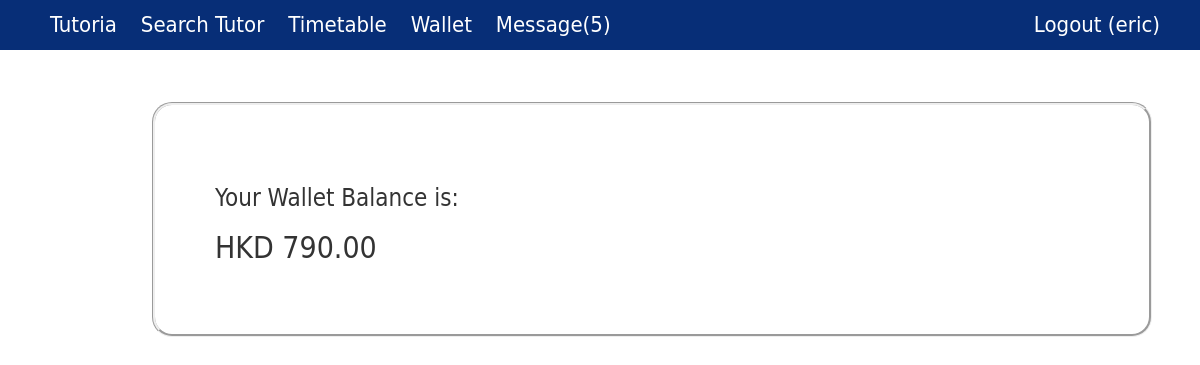
/wallet/ (signed in), run on an earlier commit of the app's database.
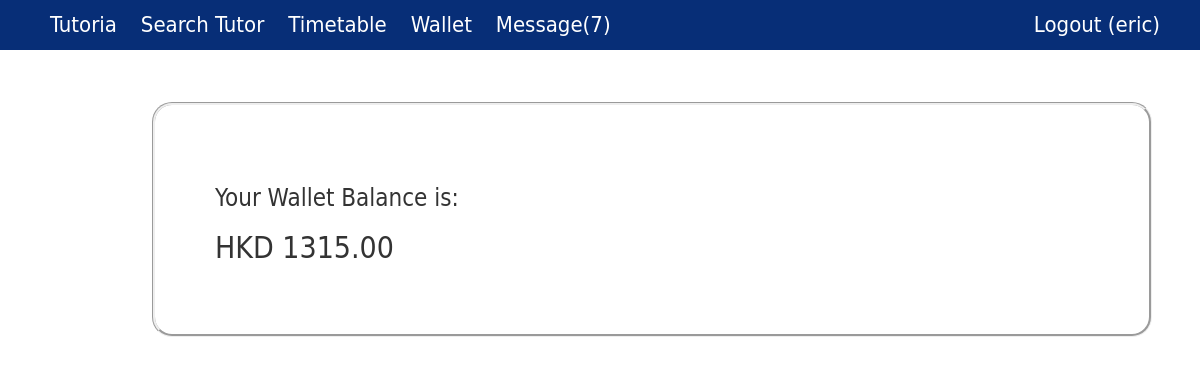
And on a later commit of the database.
### core/models.py (models this page shows, shortened)
class Profile(models.Model):
    user = models.OneToOneField(User, on_delete=models.CASCADE)
    phone = models.CharField(max_length=20)
    user_type =  models.ForeignKey(UserType)
    wallet = models.OneToOneField(Wallet)
    @property
    def hasNotification(self):
        return len(Notification.objects.filter(profile=self,checked=False))>0
    @property
    def getNotificationNum(self):
        return len(Notification.objects.filter(profile=self,checked=False))

class Wallet(models.Model):
    amount = models.DecimalField(max_digits=20, decimal_places=2, default=0.0, blank=True, null=True)

### core/views.py (the view)
# urls.py: url(r'^wallet/$', views.viewWallet, name='view_wallet'),
@login_required
def viewWallet(request):
    if request.user.username =="admin":
        return HttpResponse("You logged in as admin.")
    wallet = request.user.profile.wallet
    context={'amount':wallet.amount}
    return render(request, 'view_wallet.html', context)

### core/templates/view_wallet.html (shortened to what this page needs)
{% extends 'base.html' %}
{% block content %}
    <h3>Your Wallet Balance is:</h3>
    <h2>HKD {{amount}}</h2>
{% endblock %}

### core/templates/base.html (shortened to what this page needs)
{% load static %}
<!DOCTYPE html>
<html>
<head>
    <link rel="stylesheet" href="https://maxcdn.bootstrapcdn.com/bootstrap/3.3.7/css/bootstrap.min.css">
    <link rel="stylesheet" href="{% static 'css/base.css' %}">
</head>
<body>
    <div id="wrapper">
        <header>
            <nav id="navigation">
                <ul>
                    <a href="{% url 'homepage' %}">
                        <li>Tutoria</li>
                    </a>
                    {% if user.is_authenticated %}
                    <a href="{% url 'search_tutor' %}">
                        <li>Search Tutor</li>
                    </a>
                    <a href="{% url 'view_timetable' %}">
                        <li>Timetable</li>
                    </a>
                    <a href="{% url 'view_wallet' %}">
                        <li>Wallet</li>
                    </a>
                    <a href="{% url 'view_notification' %}">
                        {%if user.profile.hasNotification %}
                        <li>Message({{user.profile.getNotificationNum}})</li>
                        {% else %}
                        <li>Message</li>
                        {% endif %}
                    </a>
                    <a href="{% url 'logout' %}" id="logoutButton" class="pull-right">
                        <li>Logout ({{ user.username }}) </li>
                    </a>
                    {% endif %}
                </ul>
            </nav>
        </header>
        <div id="main">
            <article>
                <section class="box">
                    {% block content %} {% endblock %}
        </div>
    </div>
</body>
</html>

What changed in the data, as far as the page shows it:
changed Wallet: amount "790.00" → "1315.00"
Also different on the page:
{{ user.profile.getNotificationNum }}: "5" → "7"
